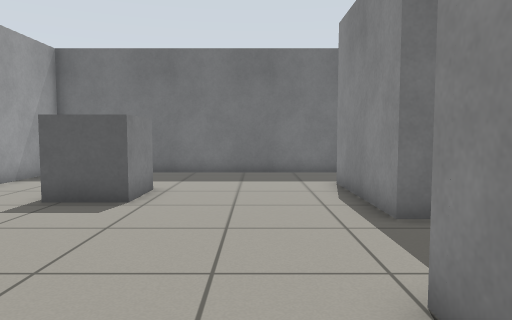
View 1 (above)

17 first-person views from a walk through a robot-simulator world made for Gazebo. The camera is 0.78 m above the floor, tilts 4° down and sees 70° across. The floor is counted in squares, 0.5 m on a side. Each view is taken from the middle of a square. On the plan, view 1 faces up. The plan holds only what a view shows up to about 16 squares ahead; the rest is blank.

View 2
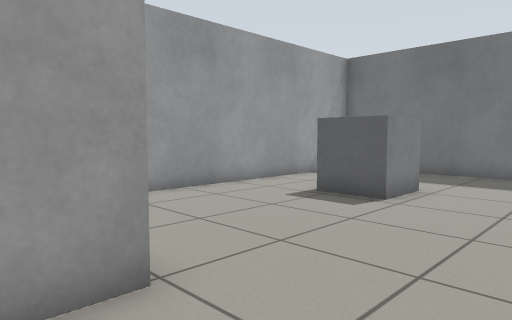

View 3
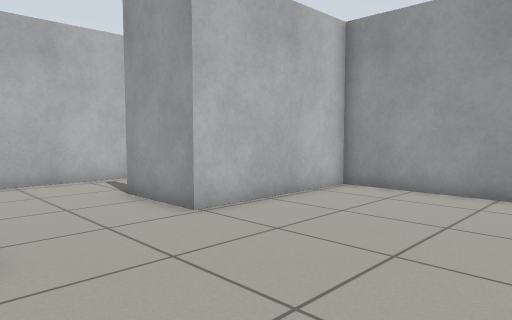

View 4
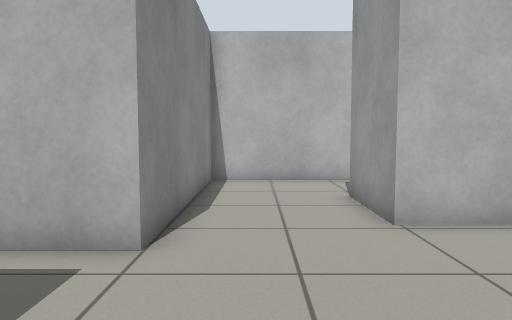

View 5
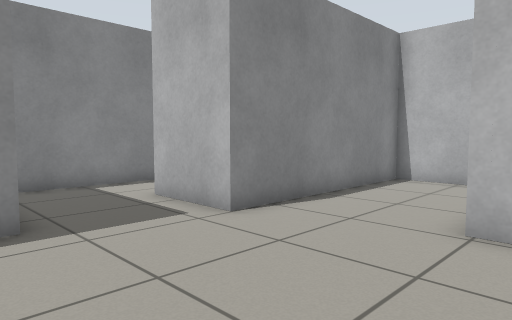

View 6
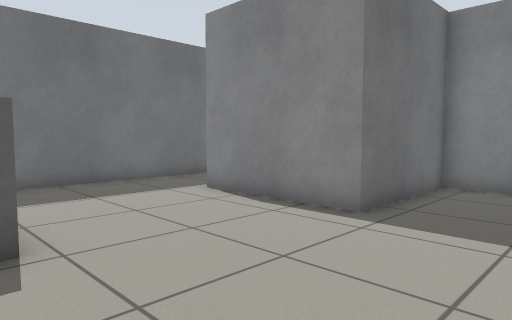

View 7
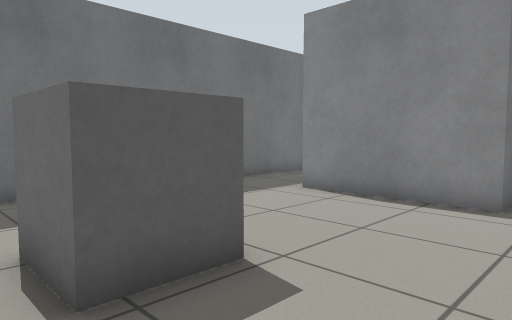

View 8
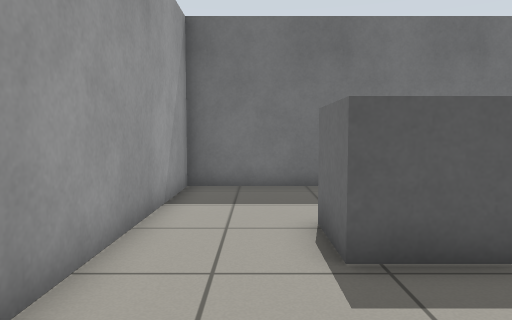

View 9
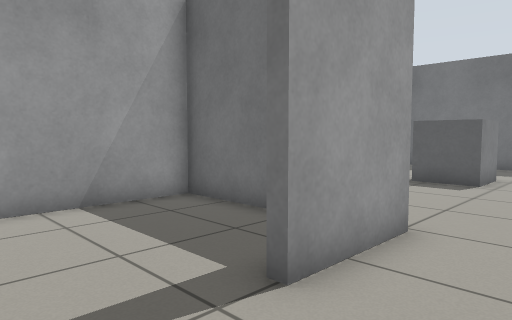

View 10
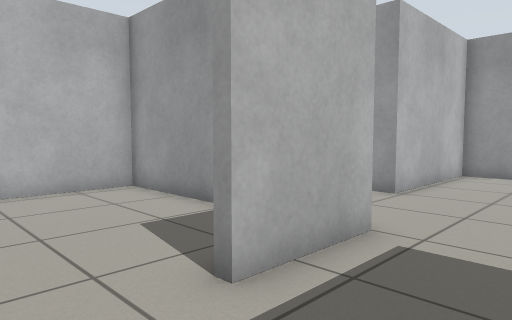

View 11
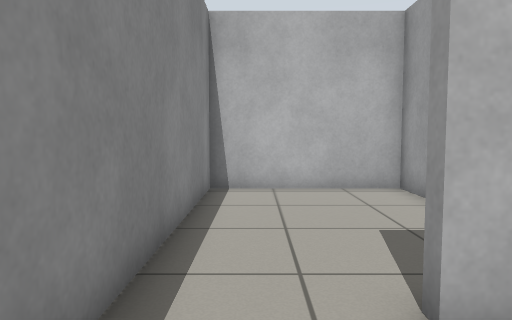

View 12
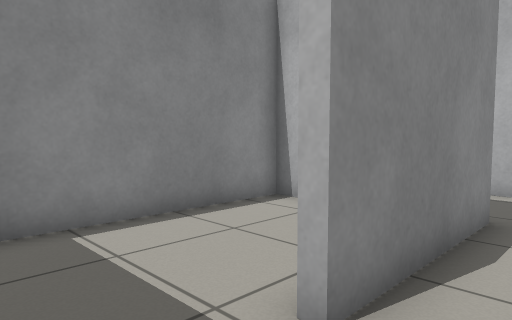

View 13
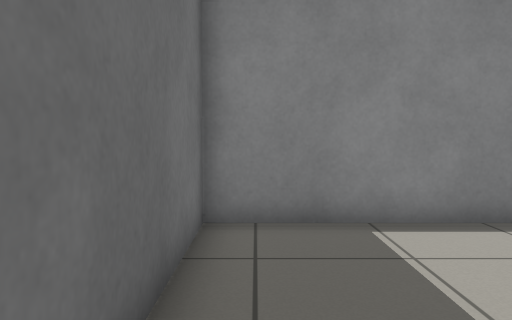

View 14
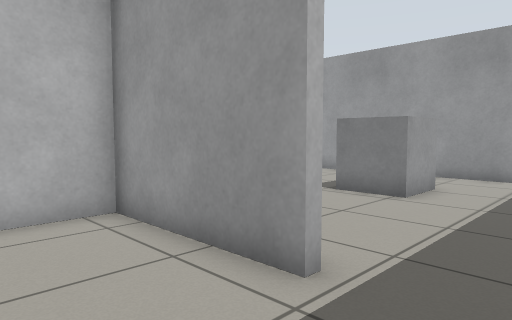

View 15
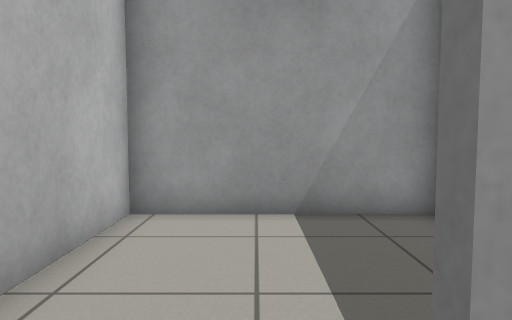

View 16
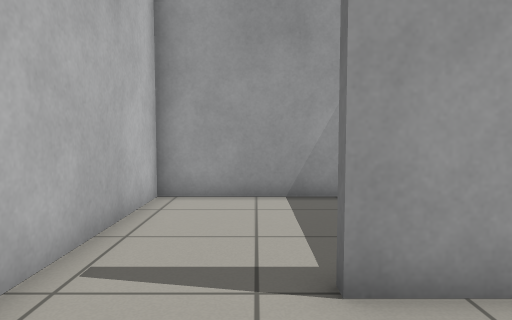

View 17
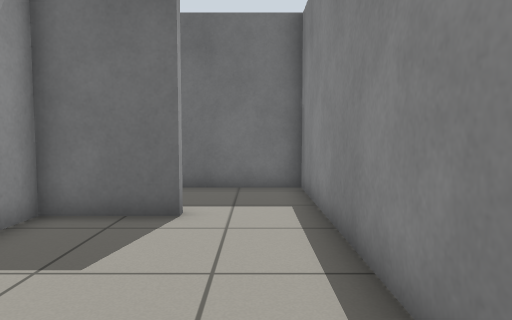

### Floor plan
Points are (right, up) in squares from view 1. A wall is a line through its corners. A room is listed if a view was taken in it or the views show most of it. See-through windows are left out.
Room 1 (views 1, 2, 3, 4, 5, 6, 7, 8, 9, 12, 13, 15, 16)
walls: (4.6, 6.6) (2.6, 6.6) (2.6, 11.6) (2.9, 11.6); (3.6, 14.9) (-8.1, 14.9) (-8.1, 1.8) (-2.4, 1.8) (-2.4, -1.2); (-2.4, -4.5) (1.5, -4.5) (1.5, 3.2) (4.6, 3.2)
ways out: opening at (3.5, 5) to room 2; opening at (3, 13) to room 3; opening at (-3, -3) to room 5
objects: grey box (-5, 9) to (-3, 10)
Room 2 (views 10, 11)
walls: (7.3, 3.4) (7.3, 6.6) (4.6, 6.6)
ways out: opening at (3.5, 5) to room 1; opening at (6, 3) to room 4
Room 3 (view 14)
walls: (2.9, 11.6) (2.9, 6.9) (4.9, 6.9); (6.5, 6.9) (7.3, 6.9) (7.3, 14.9) (3.6, 14.9)
ways out: opening at (3, 13) to room 1
Room 4 (view 17)
walls: (1.8, -0.5) (1.8, -4.5) (7.3, -4.5) (7.3, 3.4); (4.6, 2.9) (1.8, 2.9) (1.8, 1.8)
ways out: opening at (6, 3) to room 2
Room 5 (no view inside)
walls: (-2.4, -1.2) (-2.7, -1.2); (-5.1, 1.5) (-8.1, 1.5) (-8.1, -4.5) (-2.4, -4.5)
ways out: opening at (-3, -3) to room 1

Where each view was taken, in squares from view 1:
view 1: 0 up, 0 right, facing up
view 2: 0 up, 1 right, facing up-left
view 3: 8 up, 2 right, facing down-left
view 4: 8 up, 0 right, facing down
view 5: 8 up, 4 left, facing down-right
view 6: 3 up, 4 left, facing up-right
view 7: 5 up, 6 left, facing up-right
view 8: 4 up, 6 left, facing up
view 9: 4 down, 0 right, facing up-left
view 10: 6 up, 7 right, facing down-left
view 11: 6 up, 6 right, facing down
view 12: 14 up, 1 right, facing down-right
view 13: 14 up, 1 right, facing right
view 14: 14 up, 6 right, facing down-left
view 15: 2 down, 1 left, facing left
view 16: 2 down, 1 right, facing left
view 17: 4 down, 6 right, facing up
